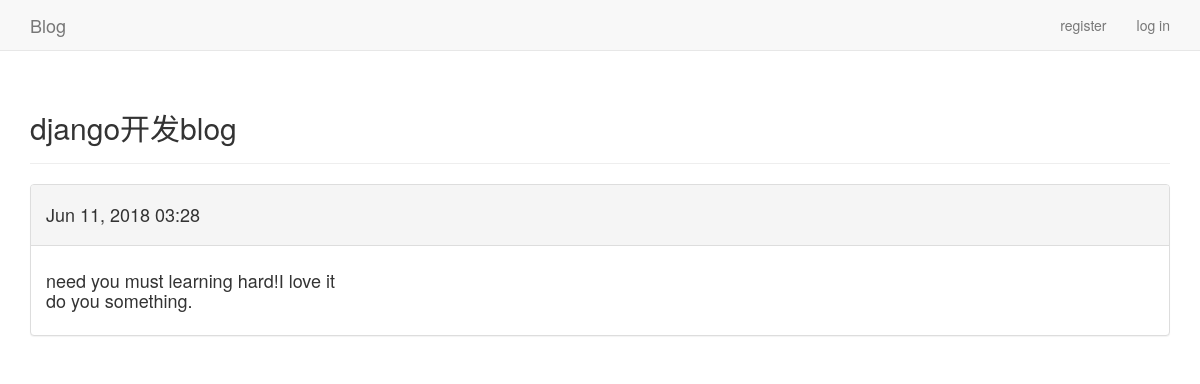
/titles/1/, run on the app's committed database.
### blogs/models.py (models this page shows)
class BlogPost(models.Model):
    title = models.CharField(max_length=200)
    text = models.TextField()
    date_added = models.DateTimeField(auto_now_add=True)
    owner = models.ForeignKey(User, on_delete=models.CASCADE)
    def __str__(self):
        return self.title

### blogs/views.py (the view)
# urls.py: re_path('titles/(?P<title_id>\d+)/', views.title, name='title'),
def title(request, title_id):
    title = BlogPost.objects.get(id=title_id)
    entries = title.serializable_value('text')
    context = {'title': title, 'entries': entries}
    return render(request, 'blogs/title.html', context)

### templates/blogs/title.html (shortened to what this page needs)
{% extends 'blogs/base.html' %}
{% block header %}
    <h2>{{ title }}</h2>
{% endblock header %}
{% block content %}
    <div class="panel panel-default">
        <div class="panel-heading">
            <h4>
                {{ title.date_added|date:'M d, Y H:i' }}
            </h4>
        </div>
	    <div class="panel-body">
            <h4>
                {{ entries|linebreaks }}
            </h4>
        </div>
    </div>
{% endblock content %}

### data on the page
BlogPost: title "django开发blog", date_added "Jun 11, 2018 03:28", text "need you must learning hard!I love it do you something."
